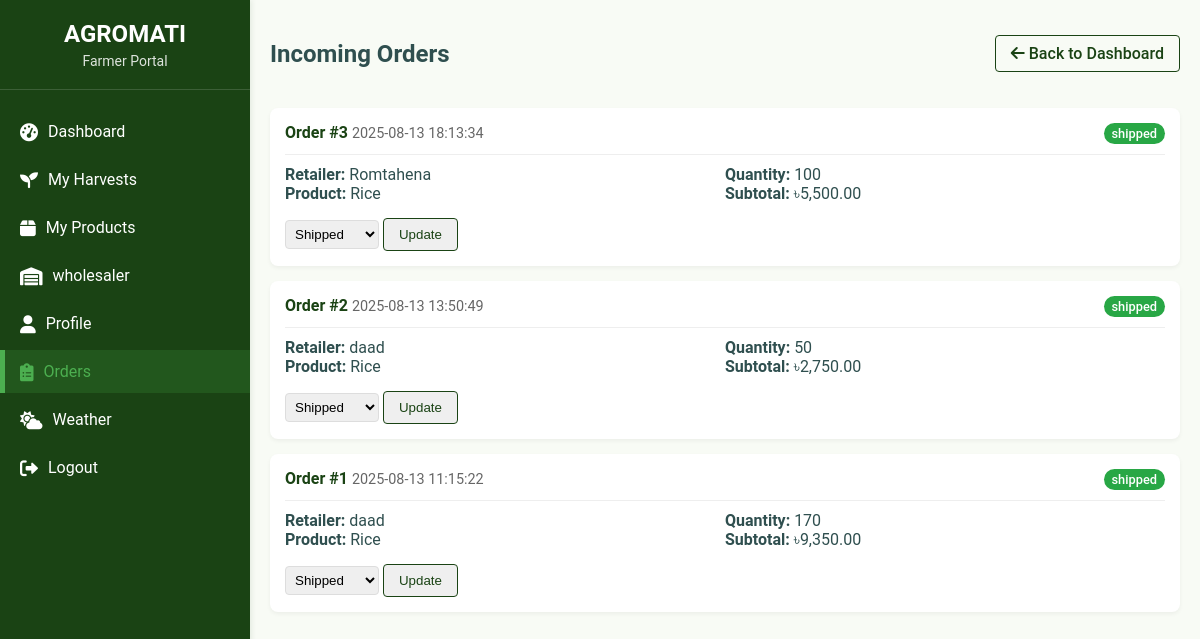
Screenshot of /order.php (signed in) with the database file from the repository.
### tables this page shows
CREATE TABLE `order_items` (
  `id` int(11) NOT NULL,
  `order_id` int(11) NOT NULL,
  `product_id` int(11) NOT NULL,
  `farmer_id` int(11) NOT NULL,
  `quantity` int(11) NOT NULL CHECK (`quantity` > 0),
  `unit_price` decimal(10,2) NOT NULL,
  `subtotal` decimal(10,2) GENERATED ALWAYS AS (`quantity` * `unit_price`) STORED,
  `created_at` timestamp NOT NULL DEFAULT current_timestamp(),
  `status` enum('pending','confirmed','shipped','cancelled') NOT NULL DEFAULT 'pending',
  `stock_added` tinyint(1) NOT NULL DEFAULT 0
);

CREATE TABLE `orders` (
  `id` int(11) NOT NULL,
  `retailer_id` int(11) NOT NULL,
  `total_amount` decimal(12,2) NOT NULL DEFAULT 0.00,
  `status` enum('pending','confirmed','shipped','cancelled') DEFAULT 'pending',
  `created_at` timestamp NOT NULL DEFAULT current_timestamp()
);

CREATE TABLE `retailers` (
  `id` int(11) NOT NULL,
  `retailer_id` varchar(20) NOT NULL,
  `name` varchar(100) NOT NULL,
  `email` varchar(100) NOT NULL,
  `phone` varchar(20) NOT NULL,
  `password` varchar(255) NOT NULL,
  `created_at` timestamp NOT NULL DEFAULT current_timestamp()
);

CREATE TABLE `products` (
  `id` int(11) NOT NULL,
  `user_id` int(11) NOT NULL,
  `name` varchar(100) NOT NULL,
  `type` varchar(50) NOT NULL,
  `unit_of_measure` varchar(20) NOT NULL,
  `seasonality` varchar(50) DEFAULT NULL,
  `nutrition` text DEFAULT NULL,
  `per_unit_price` decimal(10,2) NOT NULL,
  `total_units` int(11) NOT NULL,
  `total_price` decimal(10,2) GENERATED ALWAYS AS (`per_unit_price` * `total_units`) STORED,
  `created_at` timestamp NOT NULL DEFAULT current_timestamp()
);

### order.php (the view, shortened to what this page needs)
<?php
$farmer_id = (int)$_SESSION['user_id'];
$db = new mysqli('localhost','root','','agromatiDB');
$sql = "SELECT
          o.id AS order_id,
          o.created_at,
          r.name AS retailer_name,
          p.name AS product_name,
          oi.quantity,
          oi.status AS item_status,
          oi.subtotal
        FROM order_items oi
        JOIN orders o ON o.id = oi.order_id
        JOIN products p ON p.id = oi.product_id
        JOIN retailers r ON r.id = o.retailer_id
        WHERE oi.farmer_id = ?
        ORDER BY o.created_at DESC
        LIMIT 20";
$stmt = $db->prepare($sql);
$stmt->bind_param("i", $farmer_id);
$stmt->execute();
$res = $stmt->get_result();
$orders = $res->fetch_all(MYSQLI_ASSOC);
?>
<!DOCTYPE html>
<html lang="en">
<head>
  <link rel="stylesheet" href="https://cdnjs.cloudflare.com/ajax/libs/font-awesome/6.0.0/css/all.min.css">
  <link rel="stylesheet" href="css/order.css">
</head>
<body>
<div class="container">
    <aside class="agri-sidebar">
            <div class="agri-sidebar-header">
                <h2>AGROMATI</h2>
                <p>Farmer Portal</p>
            </div>
            <nav class="agri-sidebar-nav">
                <ul>
                    <li class="agri-nav-item" data-page="dashboard">
                        <a href="dashboard.php" class="agri-nav-link">
                            <i class="fas fa-tachometer-alt agri-nav-icon"></i>
                            Dashboard
                        </a>
                    </li>
                    <li class="agri-nav-item" data-page="harvests">
                        <a href="harvests.php" class="agri-nav-link">
                            <i class="fas fa-seedling agri-nav-icon"></i>
                            My Harvests
                        </a>
                    </li>
                    <li class="agri-nav-item" data-page="products">
                        <a href="products.php" class="agri-nav-link">
                            <i class="fas fa-box agri-nav-icon"></i>
                            My Products
                        </a>
                    </li>
                    <li class="agri-nav-item" data-page="wholesaler">
                        <a href="warehouses.php" class="agri-nav-link">
                            <i class="fas fa-warehouse agri-nav-icon"></i>
                            wholesaler
                        </a>
                    </li>
                    <li class="agri-nav-item" data-page="profile">
                        <a href="#" class="agri-nav-link">
                            <i class="fas fa-user agri-nav-icon"></i>
                            Profile
                        </a>
                    </li>
                    <li class="agri-nav-item active" data-page="orders">
                        <a href="order.php" class="agri-nav-link">
                            <i class="fas fa-clipboard-list agri-nav-icon"></i>
                            Orders
                        </a>
                    </li>
                    <li class="agri-nav-item" data-page="weather">
                        <a href="#" class="agri-nav-link">
                            <i class="fas fa-cloud-sun agri-nav-icon"></i>
                            Weather
                        </a>
                    </li>
                    <li class="agri-nav-item">
                        <a href="logout.php" class="agri-nav-link">
                            <i class="fas fa-sign-out-alt agri-nav-icon"></i>
                            Logout
                        </a>
                    </li>
                </ul>
            </nav>
        </aside>
  <main class="main-content">
    <div class="page-header">
      <h2>Incoming Orders</h2>
      <a href="dashboard.php" class="btn btn-outline">
        <i class="fas fa-arrow-left"></i> Back to Dashboard
      </a>
    </div>
    <?php if (empty($orders)): ?>
      <div class="order-card">
        <p>No orders found.</p>
      </div>
    <?php else: ?>
      <?php foreach ($orders as $order): ?>
        <div class="order-card">
          <div class="order-header">
            <div>
              <span class="order-id">Order #<?= htmlspecialchars($order['order_id']) ?></span>
              <span class="order-date"><?= htmlspecialchars($order['created_at']) ?></span>
            </div>
            <span class="order-status status-<?= htmlspecialchars($order['item_status']) ?>">
              <?= htmlspecialchars($order['item_status']) ?>
            </span>
          </div>
          <div class="order-details">
            <div>
              <strong>Retailer:</strong> <?= htmlspecialchars($order['retailer_name']) ?><br>
              <strong>Product:</strong> <?= htmlspecialchars($order['product_name']) ?>
            </div>
            <div>
              <strong>Quantity:</strong> <?= number_format($order['quantity']) ?><br>
              <strong>Subtotal:</strong> ৳<?= number_format($order['subtotal'], 2) ?>
            </div>
          </div>
          <div class="order-actions">
            <form method="post" action="farmer_update_order_status.php" class="status-form">
              <select name="new_status" class="status-select" required>
                <option value="shipped" <?= $order['item_status']=='shipped'?'selected':'' ?>>Shipped</option>
              </select>
              <button type="submit" class="btn btn-outline">Update</button>
            </form>
          </div>
        </div>
      <?php endforeach; ?>
    <?php endif; ?>
  </main>
</div>
</body>
</html>

### css/order.css (style rules this page uses)
:root { --primary: #1A4314; --secondary: #4CAF50; --light-bg: #F8FBF5; --text: #2F4F4F; }
body { font-family: 'Roboto', sans-serif; background-color: var(--light-bg); color: var(--text); margin: 0; padding: 0; }
.container { display: flex; min-height: 100vh; }
.agri-sidebar { width: 250px; background-color: #1A4314; color: white; padding: 20px 0; box-shadow: 2px 0 5px rgba(0, 70, 0, 0.08); display: flex; flex-direction: column; flex-shrink: 0; }
.agri-sidebar-header { text-align: center; padding-bottom: 20px; border-bottom: 1px solid rgba(255, 255, 255, 0.15); margin-bottom: 20px; }
.agri-sidebar-header h2 { margin: 0; font-size: 24px; font-weight: 700; }
.agri-sidebar-header p { margin: 5px 0 0; font-size: 14px; color: rgba(255, 255, 255, 0.85); }
.agri-sidebar-nav ul { list-style: none; padding: 0; margin: 0; }
.agri-nav-item { margin-bottom: 5px; }
.agri-nav-link { display: flex; align-items: center; padding: 12px 20px; color: white; text-decoration: none; font-size: 16px; transition: all 0.3s ease; }
.agri-nav-icon { margin-right: 10px; font-size: 18px; }
.agri-nav-item.active .agri-nav-link, .agri-nav-link:hover { background-color: #22571D; color: #4CAF50; border-left: 5px solid #4CAF50; padding-left: 15px; }
.main-content { flex: 1; padding: 20px; }
.page-header { display: flex; justify-content: space-between; align-items: center; margin-bottom: 20px; }
.btn { padding: 8px 15px; border-radius: 4px; text-decoration: none; font-weight: 500; }
.btn-outline { border: 1px solid var(--primary); color: var(--primary); }
.order-card { background: white; border-radius: 8px; box-shadow: 0 2px 4px rgba(0,0,0,0.05); padding: 15px; margin-bottom: 15px; }
.order-header { display: flex; justify-content: space-between; border-bottom: 1px solid #eee; padding-bottom: 10px; margin-bottom: 10px; }
.order-id { font-weight: bold; color: var(--primary); }
.order-date { color: #666; font-size: 0.9em; }
.order-status { display: inline-block; padding: 3px 8px; border-radius: 12px; font-size: 0.8em; font-weight: 500; }
.status-shipped { background: #28a745; color: white; }
.order-details { display: grid; grid-template-columns: 2fr 1fr 1fr; gap: 15px; }
.order-actions { margin-top: 15px; display: flex; gap: 10px; }
.status-select { padding: 5px; border-radius: 4px; border: 1px solid #ddd; }

### rows the page displays
order_items: order "3", order.created_at "2025-08-13 18:13:34", status "shipped", retailers.name "Romtahena", product.name "Rice", quantity "100", subtotal "5,500.00", new_status "Shipped"
order_items: order "2", order.created_at "2025-08-13 13:50:49", status "shipped", retailers.name "daad", product.name "Rice", quantity "50", subtotal "2,750.00", new_status "Shipped"
order_items: order "1", order.created_at "2025-08-13 11:15:22", status "shipped", retailers.name "daad", product.name "Rice", quantity "170", subtotal "9,350.00", new_status "Shipped"
